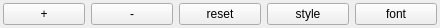
<?xml version="1.0" encoding="UTF-8"?>
<ui version="4.0">
 <class>CSettingsTextMessageStyle</class>
 <widget class="QFrame" name="CSettingsTextMessageStyle">
  <property name="geometry">
   <rect>
    <x>0</x>
    <y>0</y>
    <width>440</width>
    <height>26</height>
   </rect>
  </property>
  <property name="windowTitle">
   <string>Text message style</string>
  </property>
  <layout class="QHBoxLayout" name="hl_SettingsTextMessageStyle">
   <property name="leftMargin">
    <number>3</number>
   </property>
   <property name="topMargin">
    <number>3</number>
   </property>
   <property name="rightMargin">
    <number>3</number>
   </property>
   <property name="bottomMargin">
    <number>3</number>
   </property>
   <item>
    <widget class="QPushButton" name="pb_FontPlus">
     <property name="toolTip">
      <string>font enlarge (plus)</string>
     </property>
     <property name="text">
      <string>+</string>
     </property>
     <property name="icon">
      <iconset resource="../../misc/misc.qrc">
       <normaloff>:/ant-design/icons/ant-design/zoom-in.svg</normaloff>:/ant-design/icons/ant-design/zoom-in.svg</iconset>
     </property>
    </widget>
   </item>
   <item>
    <widget class="QPushButton" name="pb_FontMinus">
     <property name="toolTip">
      <string>font shrink (minus)</string>
     </property>
     <property name="text">
      <string>-</string>
     </property>
     <property name="icon">
      <iconset resource="../../misc/misc.qrc">
       <normaloff>:/ant-design/icons/ant-design/zoom-out.svg</normaloff>:/ant-design/icons/ant-design/zoom-out.svg</iconset>
     </property>
    </widget>
   </item>
   <item>
    <widget class="QPushButton" name="pb_Reset">
     <property name="text">
      <string>reset</string>
     </property>
    </widget>
   </item>
   <item>
    <widget class="QPushButton" name="pb_Style">
     <property name="text">
      <string>style</string>
     </property>
    </widget>
   </item>
   <item>
    <widget class="QPushButton" name="pb_Font">
     <property name="text">
      <string>font</string>
     </property>
    </widget>
   </item>
  </layout>
 </widget>
 <tabstops>
  <tabstop>pb_FontPlus</tabstop>
  <tabstop>pb_FontMinus</tabstop>
  <tabstop>pb_Reset</tabstop>
  <tabstop>pb_Style</tabstop>
  <tabstop>pb_Font</tabstop>
 </tabstops>
 <resources>
  <include location="../../misc/misc.qrc"/>
 </resources>
 <connections/>
</ui>
